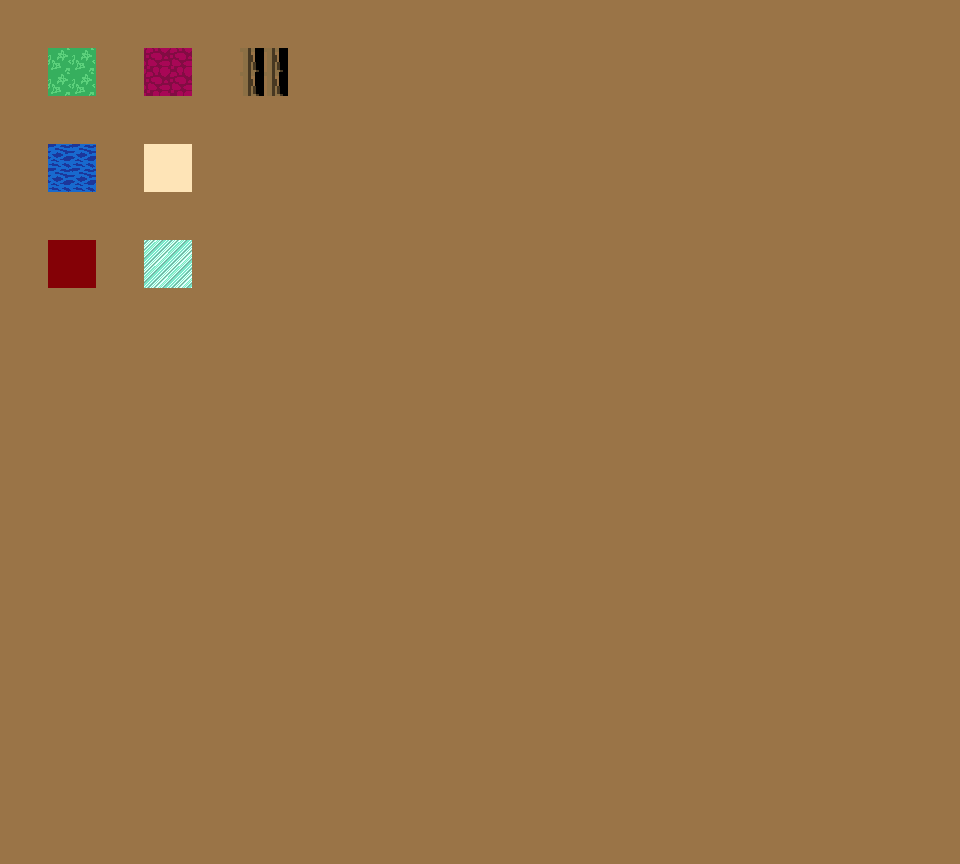

This game map was drawn from its Tiled (.tmx) file and the tilesets committed beside it. A one-line description and the trimmed map source follow:
An orthogonal 40x36 tile map with 24x24 px tiles, 3 tile layers (BG1, BG2, BG3), 4 hidden layers not drawn, 3 tilesets.

<map version="1.0" orientation="orthogonal" renderorder="right-down" width="40" height="36" tilewidth="24" tileheight="24" nextobjectid="1">
 <tileset firstgid="1" name="height" tilewidth="24" tileheight="24" tilecount="9">
  <image source="../../../images/height.png" width="72" height="72" />
 </tileset>
 <tileset firstgid="10" name="processing" tilewidth="24" tileheight="24" tilecount="4">
  <image source="../../../images/processing.png" width="48" height="48" />
 </tileset>
 <tileset firstgid="14" name="BaseTiles" tilewidth="24" tileheight="24" tilecount="64">
  <image source="../../../images/BaseTiles.png" width="192" height="192" />
 </tileset>
 <layer name="BG1" width="40" height="36">
  <data>[1440 cells, 1440 non-empty, 8 distinct tile ids]</data>
 </layer>
 <layer name="BG2" width="40" height="36">
  <data>[1440 cells, 0 non-empty, 0 distinct tile ids]</data>
 </layer>
 <layer name="BG3" width="40" height="36">
  <data>[1440 cells, 0 non-empty, 0 distinct tile ids]</data>
 </layer>
 <layer name="Height" width="40" height="36" visible="0" opacity="0.56">
  <data>[1440 cells, 1440 non-empty, 2 distinct tile ids]</data>
 </layer>
 <layer name="Growth" width="40" height="36" visible="0">
  <data>[1440 cells, 1440 non-empty, 3 distinct tile ids]</data>
 </layer>
 <layer name="Temperature" width="40" height="36" visible="0">
  <data>[1440 cells, 1440 non-empty, 3 distinct tile ids]</data>
 </layer>
 <layer name="Humidity" width="40" height="36" visible="0">
  <data>[1440 cells, 1440 non-empty, 3 distinct tile ids]</data>
 </layer>
 <objectgroup name="Objects" visible="0" />
</map>
